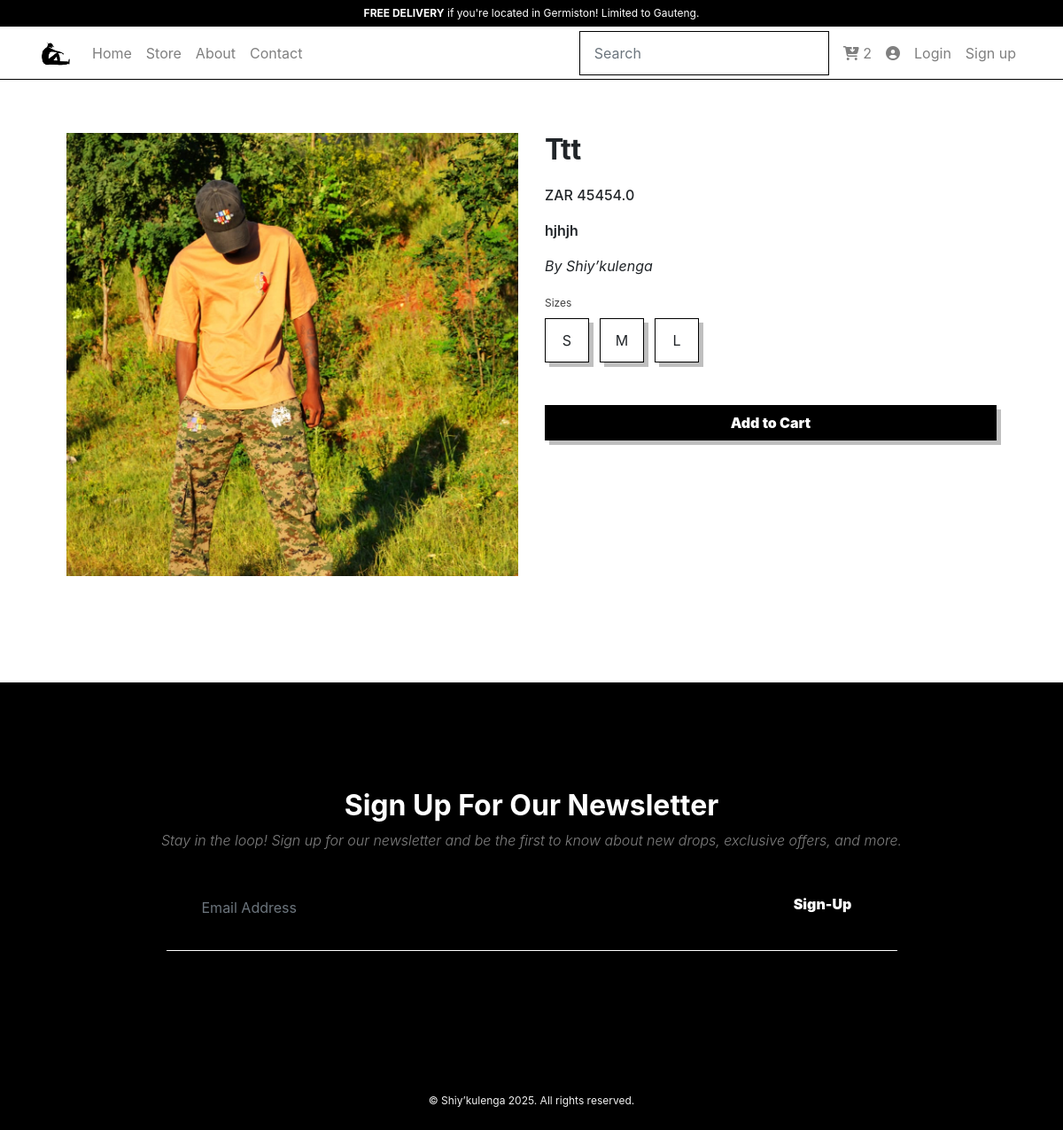
/product/5, run on the app's committed database.
### models.py (models this page shows)
class ShopItems(db.Model):
    id = db.Column(db.Integer, primary_key=True, autoincrement=True)
    title = db.Column(db.String(20), nullable=False)
    subtitle = db.Column(db.String(120), nullable=False)
    category_id = db.Column(db.Integer, db.ForeignKey('category.id'), nullable=False)
    sizes = db.Column(db.String(10), nullable=False)
    price = db.Column(db.Float, nullable=False, default=0.0)
    image_name = db.Column(db.String(100), nullable=False, default='default.jpg')

### routes/public.py (the view)
@public_bp.route("/product/<int:product_id>")
def product(product_id):
    product = ShopItems.query.get(product_id)
    category = Category.query.get(product.category_id)
    return render_template("public/product.html", product=product, category=category, user=current_user)

### templates/public/product.html (shortened to what this page needs)
{% extends 'base.html' %}
{% block content %} {% include 'includes/navbar.html' %}
<section class="product-section">
    <div class="container">
        <div class="row">
            <div class="col-md-6">
                <div class="product-img">
                    <img
                        src="{{ url_for('static', filename='images/' + product.image_name) }}"
                        alt="{{ product.image_name }}"
                    />
                </div>
            </div>
            <div class="col-md-6">
                <h1 class="h1">{{ product.title }}</h1>
                <div class="product-details">
                    <p class="product-price">ZAR {{ product.price }}</p>
                    <p class="product-description">{{ product.subtitle }}</p>
                    <span><i>By Shiy’kulenga</i></span>
                    <form action="" method="post" class="product-form">
                        <div class="sizes">
                            <label for="size">Sizes</label>
                            <div class="size-btns">
                                <span class="size-btn">S</span>
                                <span class="size-btn">M</span>
                                <span class="size-btn">L</span>
                            </div>
                        </div>
                        <input
                            type="submit"
                            class="btn mt-5 btn-full"
                            value="Add to Cart"
                        />
                    </form>
                </div>
            </div>
        </div>
    </div>
</section>
{% include 'includes/footer.html' %}
{% endblock %}

### static/css/main.css (style rules this page uses)
:root { --white: #ffffff; --black: #000000; --green: #008000; --off-green: rgb(0, 128, 0, 0.25); --gray: rgb(0, 0, 0, 0.5); --off-white: #f2f2f2; --text-xs: 12px; --text-sm: 16px; --text-md: 24px; --text-lg: 32px; --text-xl: 40px; --text-xxl: 50px; }
.btn { color: var(--white); font-size: var(--text-sm); font-weight: 900; border-radius: 0; background: var(--black); width: 120px; height: 40px; box-shadow: 5px 5px 0 rgba(0, 0, 0, 0.25); transition: 0.3s ease; }
.btn-full { width: 100%; }
.h1 { font-weight: bold; font-size: var(--text-lg); text-transform: capitalize; }
.product-img { position: relative; width: 100%; height: 500px; overflow-y: hidden; }
.product-img img { position: absolute; width: 100%; top: 50%; transform: translateY(-50%); }
.product-section { padding: 60px 60px 120px; }
.product-price { font-size: 16px; font-weight: 500; padding: 12px 0 0; }
.product-description { font-size: 16px; font-weight: 600; padding: 0; }
.product-form { padding: 16px 0; }
.product-form .sizes label { font-size: 12px; color: var(--black); opacity: 0.75; }
.size-btns { display: grid; grid-template-columns: 50px 50px 50px 50px; gap: 12px; }
.size-btn { border: 1px solid var(--black); padding: 12px 0; text-align: center; box-shadow: 5px 5px 0 rgba(0, 0, 0, 0.25); transition: 0.3s ease; cursor: pointer; }

### data on the page
ShopItems: image_name (picture), title "Ttt", price "45454.0", subtitle "hjhjh"
